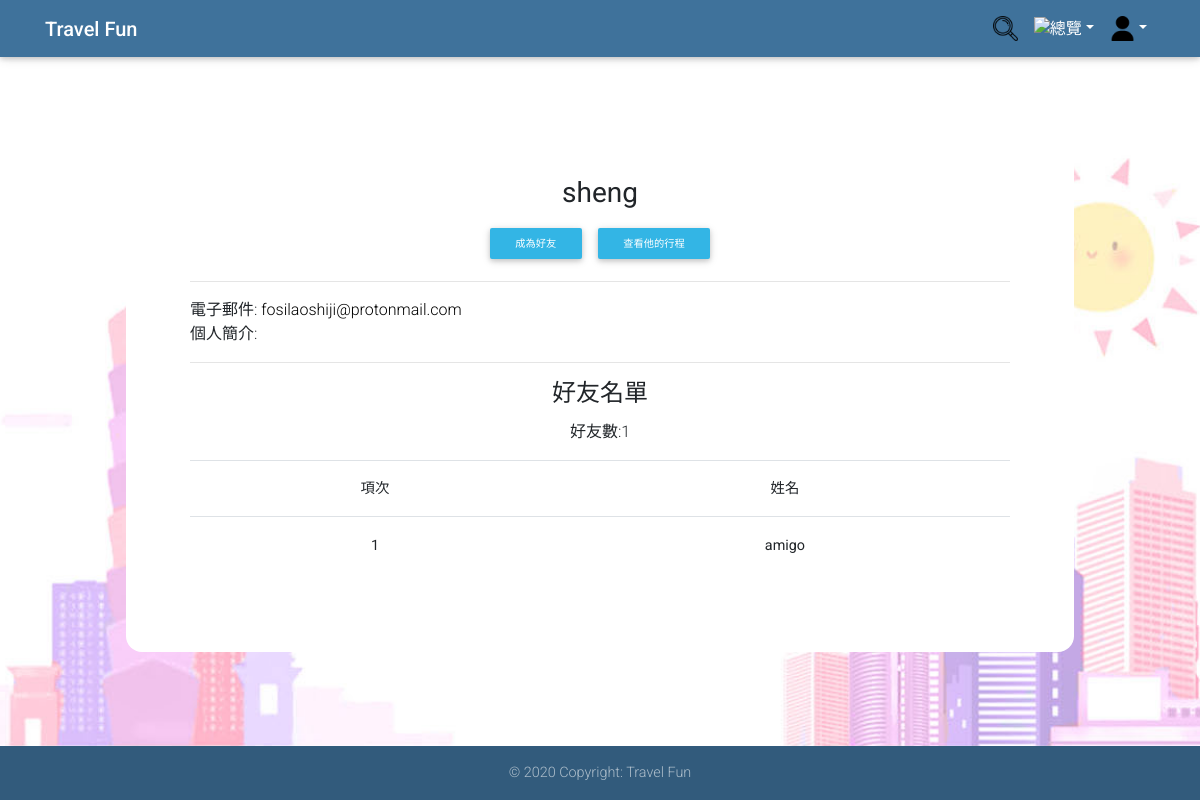
The app's page /about.php?id=sheng with its own data.
### tables this page shows
CREATE TABLE `user` (
  `user_id` varchar(20) NOT NULL,
  `user_password` varchar(32) NOT NULL,
  `user_name` varchar(20) NOT NULL,
  `user_email` varchar(64) NOT NULL,
  `user_key` char(32) NOT NULL,
  `photo` varchar(255) DEFAULT NULL,
  `introduction` text NOT NULL,
  `Authority` int(1) DEFAULT NULL
);

CREATE TABLE `friend` (
  `friend_id` int(10) NOT NULL,
  `oneself` varchar(20) NOT NULL,
  `others` varchar(20) NOT NULL,
  `status` int(1) DEFAULT NULL
);

### about.php (the view, shortened to what this page needs)
<?php
mysqli_query($con, "SET NAMES UTF8");
if (!isset($_GET['id'])) {
    if (isset($_SESSION['user_id'])) {
        $id = $_SESSION['user_id'];
    } else {
        header("Location: index.php");
    }
} else {
    $id = strip_tags($_GET['id']);
}
$sql = "SELECT * FROM `user` WHERE user_id='" . $id . "'";
$result = mysqli_query($con, $sql);
$row = mysqli_fetch_assoc($result);
$name = $row['user_name'];
$email = $row['user_email'];
$introduction = $row['introduction'];
if (isset($_GET['id'])) {
    $checksql = "select * from friend where `friend_id` in (SELECT `friend_id` FROM `friend` WHERE `oneself`='" . $_SESSION['user_id'] . "' or `others`='" . $_SESSION['user_id'] . "') and `oneself`='" . $_GET['id'] . "' or `others`='" . $_GET['id'] . "'";
    $checkresult = mysqli_query($con, $checksql);
    $checkrow = mysqli_fetch_assoc($checkresult);
    $friendid = $checkrow['friend_id'];
    $status = $checkrow['status'];
}
if (isset($_GET['Approved']) && isset($_SESSION['user_id'])) {
    $sql2 = "SELECT * FROM `friend` WHERE status is null  and friend_id in (select friend_id from friend where  `others`='$id' ) ORDER BY `friend`.`friend_id` ASC";
} else
{
    $sql2 = "SELECT * FROM `friend` WHERE status = 1 and friend_id in (select friend_id from friend where `oneself` = '$id' or `others`='$id' )  ORDER BY `friend`.`friend_id` ASC";
}
$result2 = mysqli_query($con, $sql2);
$records_per_page = 10;
if (isset($_GET["page"]))
    $page = $_GET["page"];
else
    $page = 1;
$total_records = mysqli_num_rows($result2);
$started_record = $records_per_page * ($page - 1);
if ($total_records != 0)
    mysqli_data_seek($result2, $started_record);
if (isset($_GET['Approved'])) {
    $place = "待審核名單";
} else if (isset($_GET['search'])) {
    $place = "搜尋會員:" . $_GET['search'];
} else {
    $place = "好友名單";
}
?>
<!DOCTYPE html>
<html>
<head>
    <link rel="stylesheet" href="https://use.fontawesome.com/releases/v5.11.2/css/all.css">
    <link rel="stylesheet" href="https://stackpath.bootstrapcdn.com/bootstrap/4.4.1/css/bootstrap.min.css">
    <link rel="stylesheet" href="css/mdb.min.css">
    <link rel="stylesheet" href="css/result.css">
</head>
<body>
    <header>
        <nav class="navbar navbar-expand-lg navbar-dark fixed-top unique-color">
            <div class="container">
                <a class="navbar-brand" href="index.php"><strong>Travel Fun</strong></a>
                <div class="collapse navbar-collapse justify-content-end" id="navbarSupportedContent">
                    <ul class="navbar-nav">
                        <li class="nav-link p-0"> <a class="nav-link" href="search.php"><img src="image/search.png" alt="搜尋" height="25" width="25"></a> </li>
                        <li class="nav-item dropdown">
                            <a class="nav-link dropdown-toggle" id="navbarDropdownMenuLink-333" data-toggle="dropdown" aria-haspopup="true" aria-expanded="false"><img src="image/all.png" alt="總覽" height="25" width="25"></a>
                        <li class="nav-item dropdown">
                            <a class="nav-link dropdown-toggle" id="navbarDropdownMenuLink-333" data-toggle="dropdown" aria-haspopup="true" aria-expanded="false"><img src="image/login.png" alt="login" height="25" width="25"></a>
                        </li>
                    </ul>
                </div>
            </div>
        </nav>
    </header>
    <main>
        <div class="py-md-5">
            <div class="container2">
                <?php if (!isset($_GET['search'])) { ?>
                    <h3 class='text-center card-title'><b><?php echo $name; ?></b></h3>
                    <center>
                        <?php if (isset($_GET['id']) && $_GET['id'] != $_SESSION['user_id']) {
                            if (empty($checkrow)) { ?>
                                <input class="btn btn-info btn-sm" type="button" value="成為好友" onclick="location.href='about.php?id=<?php echo $_GET['id']; ?>&addfriend=<?php echo $_GET['id']; ?>'" />
                            <?php } else if ($status == 1) { ?>
                                <input class="btn btn-danger btn-sm" type="button" value="刪除好友" onclick="location.href='about.php?id=<?php echo $_GET['id']; ?>&del=<?php echo $friendid; ?>'" />
                        <?php }
                        } ?>
                        <?php if ($id != $_SESSION['user_id']) { ?>
                            <button class="btn btn-info btn-sm" type="button" onclick="location.href='itineraries.php?id=<?php echo $id; ?>'">查看他的行程</button>
                        <?php } ?>
                    </center>
                    <hr>
                    電子郵件:<?php echo " <a href='mailto:" . $email . "'><font color='black'>" . $email . "</font></a>"; ?> <br>
                    個人簡介:<?php echo $introduction; ?> <br>
                    <hr>
                <?php } ?>
                <h4 class='text-center card-title'><b><?php echo $place; ?></b></h4>
                <center>好友數:<?php echo $total_records; ?><p>
                        <center>
                            <table class='table'>
                                <thead>
                                    <tr align='center' valign='center'>
                                        <td>項次</td>
                                        <td>
                                            <nobr>姓名</nobr>
                                        </td>
                                </thead>
                                <tbody>
                                    <?php
                                    $j = 1;
                                    while ($row2 = mysqli_fetch_assoc($result2) and $j <= $records_per_page) {
                                        $oneself = $row2['oneself'];
                                        $other = $row2['others'];
                                        if ($oneself == $id) {
                                            $out_id = $other;
                                        } else {
                                            $out_id = $oneself;
                                        }
                                        $selectsql = "select * from user where user_id='" . $out_id . "'";
                                        $selectresult = mysqli_query($con, $selectsql);
                                        $selectrow = mysqli_fetch_assoc($selectresult);
                                        $out_name = $selectrow['user_name'];
                                        $j++;
                                    ?>
                                        <tr align="center" valign="center">
                                            <th><?php echo $j - 1; ?></th>
                                            <th><a href=?id=<?php echo $out_id; ?>><?php echo $out_name ?></a></th>
                                        </tr>
                                    <?php } ?>
                                </tbody>
                            </table>
                            <ul class="pagination">
                            </ul>
            </div>
        </div>
    </main>
    <footer class="page-footer font-small unique-color fixed-bottom">
        <div class="footer-copyright text-center py-3">© 2020 Copyright: Travel Fun</div>
    </footer>
</body>
</html>
</html>

### css/result.css (style rules this page uses)
html, body { height: 100%; background-image: url("../image/background_image.jpg"); background-attachment: fixed; background-position: center; background-repeat: no-repeat; background-size: cover; }
.container2 { max-width: 948px; margin: 4em auto; padding: 4em; padding-bottom: 2em; background: #fff; border-radius: 1em; }

### records on screen
user: user_name "sheng", user_email "fosilaoshiji@protonmail.com"
friend: others.user_name "amigo"

### other values on screen
$place "好友名單"
$total_records "1"
